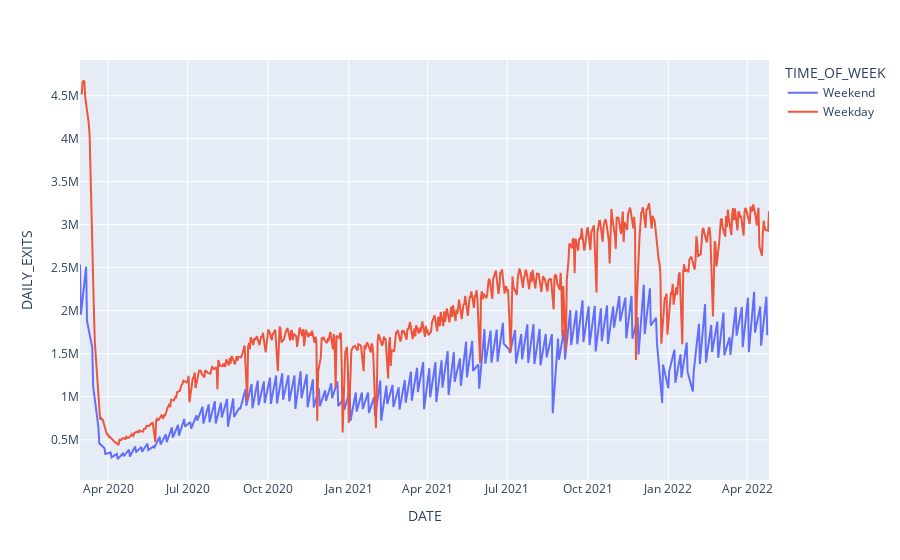

The code cell stored with this chart in its notebook:
### Code cell
# df1 = df.melt(id_vars=['DATE']+list(df.keys()[5:]), var_name='Subway')
df['DAY_OF_WEEK'] = df.DATE.dt.day_name()
df['TIME_OF_WEEK'] = df.DATE.dt.weekday.replace([0,1,2,3,4],'Weekday').replace([5,6],'Weekend')
fig = px.line(df, x='DATE', y='DAILY_EXITS', color='TIME_OF_WEEK' )
# fig.add_trace()
fig.show()

### Figure 1 — Plotly figure (JSON) as saved in the notebook; plotly's stock layout.template omitted (floating-point values rounded to 4 significant figures; data arrays with more than 128 entries replaced by an {"elided": "..."} marker saying what was removed)
{"data": [{"hovertemplate": "TIME_OF_WEEK=Weekend<br>DATE=%{x}<br>DAILY_EXITS=%{y}<extra></extra>", "legendgroup": "Weekend", "line": {"color": "#636efa", "dash": "solid"}, "marker": {"symbol": "circle"}, "mode": "lines", "name": "Weekend", "orientation": "v", "showlegend": true, "type": "scatter", "x": {"elided": "226 str values"}, "xaxis": "x", "y": {"elided": "226 float values"}, "yaxis": "y"}, {"hovertemplate": "TIME_OF_WEEK=Weekday<br>DATE=%{x}<br>DAILY_EXITS=%{y}<extra></extra>", "legendgroup": "Weekday", "line": {"color": "#EF553B", "dash": "solid"}, "marker": {"symbol": "circle"}, "mode": "lines", "name": "Weekday", "orientation": "v", "showlegend": true, "type": "scatter", "x": {"elided": "562 str values"}, "xaxis": "x", "y": {"elided": "562 float values"}, "yaxis": "y"}], "layout": {"legend": {"title": {"text": "TIME_OF_WEEK"}, "tracegroupgap": 0}, "margin": {"t": 60}, "xaxis": {"anchor": "y", "domain": [0, 1], "title": {"text": "DATE"}}, "yaxis": {"anchor": "x", "domain": [0, 1], "title": {"text": "DAILY_EXITS"}}}}
